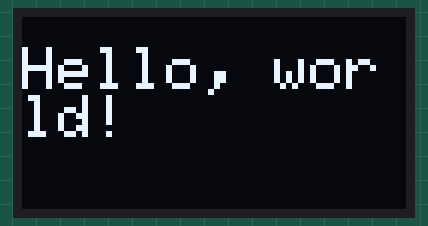
Simulated run of this sketch. Board: Arduino Uno, built with avr-gcc and run on an emulated ATmega328P. Shown: 128×64 one-colour display.

Above: at 2.1 s.

The sketch:

Oled_DIsplay.ino
```cpp
/*********
  Rui Santos
  Complete project details at https://randomnerdtutorials.com
*********/

#include <Wire.h>
#include <Adafruit_GFX.h>
#include <Adafruit_SSD1306.h>

#define SCREEN_WIDTH 128 // OLED display width, in pixels
#define SCREEN_HEIGHT 64 // OLED display height, in pixels

// Declaration for an SSD1306 display connected to I2C (SDA, SCL pins)
Adafruit_SSD1306 display(SCREEN_WIDTH, SCREEN_HEIGHT, &Wire, -1);
const unsigned char myBitmap [] PROGMEM = {
  0x00, 0x00, 0x00, 0x00, 0x00, 0x00, 0x00, 0x00, 0x00, 0x00, 0x00, 0x00, 0x00, 0x00, 0x00, 0x00,
  0x00, 0x00, 0x00, 0x00, 0x00, 0x00, 0x00, 0x00, 0x00, 0x00, 0xf8, 0x00, 0x00, 0x00, 0x00, 0x00,
  0x00, 0x00, 0x00, 0x00, 0x00, 0x00, 0x00, 0x00, 0x00, 0x03, 0xfe, 0x00, 0x00, 0x00, 0x00, 0x00,
  0x00, 0x00, 0x00, 0x00, 0x00, 0x00, 0x00, 0x00, 0x00, 0x07, 0xff, 0x38, 0x00, 0x00, 0x00, 0x00,
  0x00, 0x00, 0x00, 0x00, 0x00, 0x00, 0x00, 0x00, 0x00, 0x07, 0xff, 0xf8, 0x00, 0x00, 0x00, 0x00,
  0x00, 0x00, 0x00, 0x00, 0x00, 0x00, 0x00, 0x00, 0x00, 0x0f, 0xff, 0xf0, 0x00, 0x00, 0x00, 0x00,
  0x00, 0x00, 0x00, 0x00, 0x00, 0x00, 0x00, 0x00, 0x00, 0x0f, 0xff, 0xc0, 0x00, 0x00, 0x00, 0x00,
  0x00, 0x00, 0x00, 0x00, 0x00, 0x00, 0x00, 0x00, 0x00, 0x0f, 0xff, 0xc0, 0x00, 0x00, 0x00, 0x00,
  0x00, 0x00, 0x00, 0x00, 0x00, 0x00, 0x00, 0x00, 0x00, 0x0f, 0xff, 0x80, 0x00, 0x00, 0x00, 0x00,
  0x00, 0x00, 0x00, 0x00, 0x00, 0x00, 0x00, 0x00, 0x00, 0x0f, 0xff, 0x80, 0x00, 0x00, 0x00, 0x00,
  0x00, 0x00, 0x00, 0x00, 0x00, 0x00, 0x00, 0x00, 0x00, 0x0f, 0xff, 0x80, 0x00, 0x00, 0x00, 0x00,
  0x00, 0x00, 0x00, 0x00, 0x00, 0x00, 0x00, 0x00, 0x00, 0x7f, 0xff, 0x80, 0x00, 0x00, 0x00, 0x00,
  0x00, 0x00, 0x00, 0x00, 0x00, 0x00, 0x00, 0x00, 0x01, 0xff, 0xff, 0x00, 0x00, 0x00, 0x00, 0x00,
  0x00, 0x00, 0x00, 0x00, 0x00, 0x00, 0x00, 0x00, 0x07, 0xfd, 0xfe, 0x00, 0x00, 0x00, 0x00, 0x00,
  0x00, 0x00, 0x00, 0x00, 0x00, 0x00, 0x00, 0x00, 0x1f, 0xf8, 0x70, 0x00, 0x00, 0x00, 0x00, 0x00,
  0x00, 0x00, 0x00, 0x00, 0x00, 0x00, 0x00, 0x00, 0x3f, 0xfc, 0x00, 0x00, 0x00, 0x00, 0x00, 0x00,
  0x00, 0x00, 0x00, 0x00, 0x00, 0x00, 0x00, 0x00, 0x7f, 0xf8, 0x00, 0x00, 0x00, 0x00, 0x00, 0x00,
  0x00, 0x00, 0x00, 0x00, 0x00, 0x00, 0x00, 0x00, 0xff, 0xf8, 0x00, 0x00, 0x00, 0x00, 0x00, 0x00,
  0x00, 0x00, 0x00, 0x00, 0x00, 0x00, 0x00, 0x01, 0xff, 0xf8, 0x00, 0x00, 0x00, 0x00, 0x00, 0x00,
  0x00, 0x00, 0x00, 0x00, 0x00, 0x00, 0x00, 0x03, 0xff, 0xf0, 0x00, 0x60, 0x00, 0x00, 0x00, 0x00,
  0x00, 0x00, 0x00, 0x00, 0x00, 0x00, 0x00, 0x07, 0xff, 0xe0, 0x01, 0xf0, 0x00, 0x00, 0x00, 0x00,
  0x00, 0x00, 0x00, 0x00, 0x00, 0x00, 0x00, 0x07, 0xff, 0xf8, 0x03, 0xf0, 0x00, 0x00, 0x00, 0x00,
  0x00, 0x00, 0x00, 0x00, 0x1f, 0xff, 0xfe, 0x0f, 0xff, 0xff, 0xff, 0xf0, 0x00, 0x00, 0x00, 0x00,
  0x00, 0x00, 0x00, 0x00, 0x1f, 0xff, 0xfe, 0x0f, 0xff, 0xff, 0xff, 0xf0, 0x00, 0x00, 0x00, 0x00,
  0x00, 0x00, 0x00, 0x00, 0x1f, 0xff, 0xfe, 0x1f, 0xff, 0xff, 0xff, 0xf0, 0x00, 0x00, 0x00, 0x00,
  0x00, 0x00, 0x00, 0x00, 0x1f, 0xff, 0xfe, 0x1f, 0xff, 0xf3, 0xcf, 0xe0, 0x00, 0x00, 0x00, 0x00,
  0x00, 0x00, 0x00, 0x00, 0x1f, 0xff, 0xfe, 0x1f, 0xfe, 0x03, 0x8f, 0x80, 0x00, 0x00, 0x00, 0x00,
  0x00, 0x00, 0x00, 0x00, 0x3f, 0xff, 0xfc, 0x3f, 0xfe, 0x00, 0x0f, 0xc0, 0x00, 0x00, 0x00, 0x00,
  0x00, 0x00, 0x00, 0x00, 0x3f, 0xff, 0xfc, 0x3f, 0xfe, 0x00, 0x0f, 0xe0, 0x00, 0x00, 0x00, 0x00,
  0x00, 0x00, 0x00, 0x00, 0x3f, 0xff, 0xfc, 0x3f, 0xff, 0xc0, 0x07, 0xf0, 0x00, 0x00, 0x00, 0x00,
  0x00, 0x00, 0x00, 0x00, 0x3f, 0xff, 0xfc, 0x3f, 0xff, 0xf8, 0x07, 0xf8, 0x00, 0x00, 0x00, 0x00,
  0x00, 0x00, 0x00, 0x00, 0x3f, 0xff, 0xfc, 0x3f, 0xff, 0xfe, 0x03, 0xfc, 0x00, 0x00, 0x00, 0x00,
  0x00, 0x00, 0x00, 0x00, 0x3f, 0xff, 0xfc, 0x3f, 0xff, 0xff, 0x81, 0xfe, 0x00, 0x00, 0x00, 0x00,
  0x00, 0x00, 0x00, 0x00, 0x3f, 0xff, 0xfc, 0x7f, 0xff, 0xff, 0xc0, 0xff, 0x00, 0x00, 0x00, 0x00,
  0x00, 0x00, 0x00, 0x00, 0x3f, 0xff, 0xff, 0xff, 0xff, 0xff, 0xc0, 0xff, 0x00, 0x00, 0x00, 0x00,
  0x00, 0x00, 0x00, 0x00, 0x3f, 0xff, 0xff, 0xff, 0xff, 0x9f, 0xc0, 0x7f, 0x80, 0x00, 0x00, 0x00,
  0x00, 0x00, 0x00, 0x00, 0x7f, 0xff, 0xff, 0xff, 0xff, 0x87, 0xc0, 0x7f, 0xc0, 0x00, 0x00, 0x00,
  0x00, 0x00, 0x00, 0x00, 0x7f, 0xff, 0xff, 0xff, 0xff, 0x87, 0x80, 0x7f, 0xe0, 0x00, 0x00, 0x00,
  0x00, 0x00, 0x00, 0x00, 0x00, 0x1f, 0xff, 0xff, 0xff, 0x07, 0x80, 0x7f, 0xe0, 0x00, 0x00, 0x00,
  0x00, 0x00, 0x00, 0x00, 0x00, 0x7f, 0xff, 0xff, 0xfe, 0x0f, 0x00, 0xff, 0xf0, 0x00, 0x00, 0x00,
  0x00, 0x00, 0x00, 0x00, 0x00, 0xff, 0xff, 0xff, 0xf0, 0x0f, 0x00, 0xff, 0xf0, 0x00, 0x00, 0x00,
  0x00, 0x00, 0x00, 0x00, 0x01, 0xff, 0xff, 0xff, 0xe0, 0x1f, 0x00, 0xff, 0xf8, 0x00, 0x00, 0x00,
  0x00, 0x00, 0x00, 0x00, 0x01, 0xff, 0xff, 0xff, 0xe0, 0x1e, 0x00, 0xff, 0xf8, 0x00, 0x00, 0x00,
  0x00, 0x00, 0x00, 0x00, 0x03, 0xff, 0xff, 0xff, 0xc0, 0x3e, 0x01, 0xff, 0xf8, 0x00, 0x00, 0x00,
  0x00, 0x00, 0x00, 0x00, 0x03, 0xff, 0xff, 0xff, 0xc0, 0x3c, 0x01, 0xff, 0xfc, 0x00, 0x00, 0x00,
  0x00, 0x00, 0x00, 0x00, 0x07, 0xff, 0x8f, 0xff, 0xc0, 0x7c, 0x03, 0xff, 0xfc, 0x00, 0x00, 0x00,
  0x00, 0x00, 0x00, 0x00, 0x07, 0xfc, 0x03, 0xff, 0xc0, 0x7c, 0x07, 0xc0, 0x7c, 0x00, 0x00, 0x00,
  0x00, 0x00, 0x00, 0x00, 0x07, 0xf0, 0x01, 0xff, 0xe0, 0xf8, 0x07, 0x00, 0x3c, 0x00, 0x00, 0x00,
  0x00, 0x00, 0x00, 0x00, 0x0f, 0xe1, 0xf8, 0xff, 0xe0, 0xf8, 0x0e, 0x3f, 0x1c, 0x00, 0x00, 0x00,
  0x00, 0x00, 0x00, 0x00, 0x0f, 0xc7, 0xfc, 0xff, 0xf1, 0xf8, 0x1c, 0x7f, 0x98, 0x00, 0x00, 0x00,
  0x00, 0x00, 0x00, 0x00, 0x0f, 0xcf, 0xfc, 0x7f, 0xf1, 0xf0, 0x78, 0xff, 0x80, 0x00, 0x00, 0x00,
  0x00, 0x00, 0x00, 0x00, 0x0f, 0x8f, 0xfe, 0x7f, 0xfb, 0xf1, 0xf9, 0xff, 0xc0, 0x00, 0x00, 0x00,
  0x00, 0x00, 0x00, 0x00, 0x0f, 0x9f, 0xfe, 0x7f, 0xff, 0xff, 0xf3, 0xff, 0xc0, 0x00, 0x00, 0x00,
  0x00, 0x00, 0x00, 0x00, 0x0f, 0x3e, 0x3e, 0x7f, 0xff, 0xff, 0xf3, 0xc7, 0xc0, 0x00, 0x00, 0x00,
  0x00, 0x00, 0x00, 0x00, 0x0f, 0x3c, 0x3e, 0x7f, 0xff, 0xff, 0xe7, 0xc3, 0xc0, 0x00, 0x00, 0x00,
  0x00, 0x00, 0x00, 0x00, 0x00, 0x3c, 0x3e, 0x7f, 0xff, 0xff, 0xe7, 0x83, 0xc0, 0x00, 0x00, 0x00,
  0x00, 0x00, 0x00, 0x00, 0x00, 0x3c, 0x3c, 0x00, 0x00, 0x00, 0x07, 0x87, 0xc0, 0x00, 0x00, 0x00,
  0x00, 0x00, 0x00, 0x00, 0x00, 0x7c, 0x7c, 0x00, 0x00, 0x00, 0x07, 0x87, 0x80, 0x00, 0x00, 0x00,
  0x00, 0x00, 0x00, 0x00, 0x00, 0x7f, 0xf8, 0x00, 0x00, 0x00, 0x07, 0xff, 0x80, 0x00, 0x00, 0x00,
  0x00, 0x00, 0x00, 0x00, 0x00, 0x3f, 0xf8, 0x00, 0x00, 0x00, 0x07, 0xff, 0x00, 0x00, 0x00, 0x00,
  0x00, 0x00, 0x00, 0x00, 0x00, 0x3f, 0xf0, 0x00, 0x00, 0x00, 0x07, 0xfe, 0x00, 0x00, 0x00, 0x00,
  0x00, 0x00, 0x00, 0xff, 0xff, 0x9f, 0xe7, 0xff, 0xff, 0xff, 0xf3, 0xfc, 0x00, 0x00, 0x00, 0x00,
  0x00, 0x00, 0x00, 0x00, 0x00, 0x0f, 0xc0, 0x00, 0x00, 0x00, 0x01, 0xf8, 0x00, 0x00, 0x00, 0x00,
  0x00, 0x00, 0x00, 0x00, 0x00, 0x00, 0x00, 0x00, 0x00, 0x00, 0x00, 0x00, 0x00, 0x00, 0x00, 0x00
};

void setup() {
  Serial.begin(115200);

  if(!display.begin(SSD1306_SWITCHCAPVCC, 0x3C)) { // Address 0x3D for 128x64
    Serial.println(F("SSD1306 allocation failed"));
    for(;;);
  }
  delay(2000);
  display.clearDisplay();

  display.setTextSize(2);
  display.setTextColor(WHITE);
  display.setCursor(0, 10);
  // Display static text
  display.println("Hello, world!");
  display.display();
}

void loop() {

}
```
